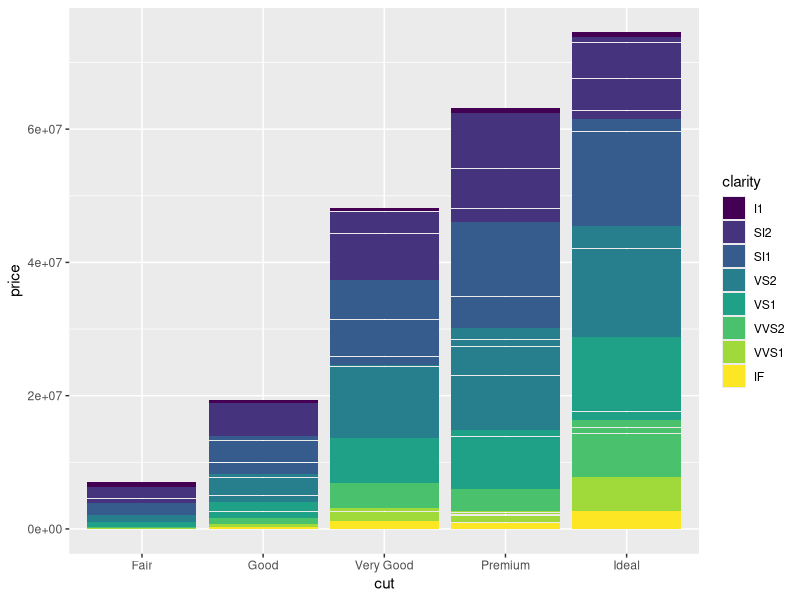
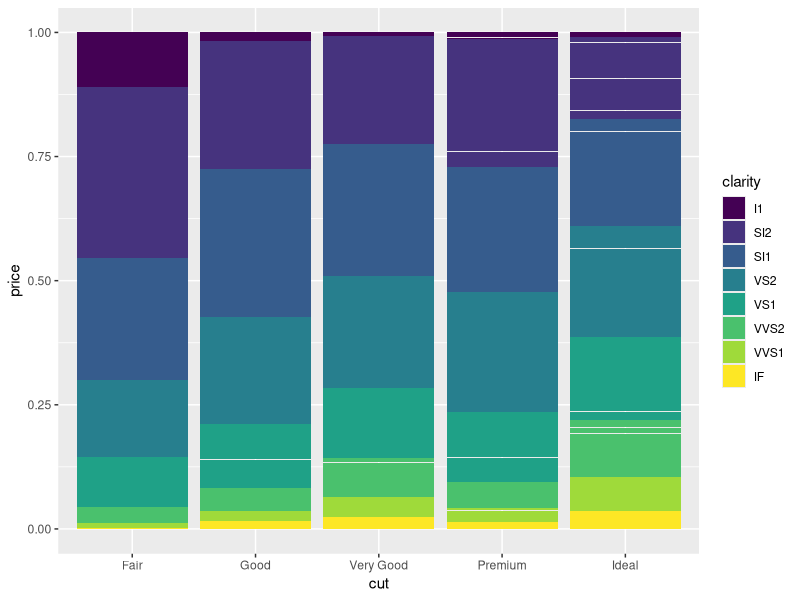
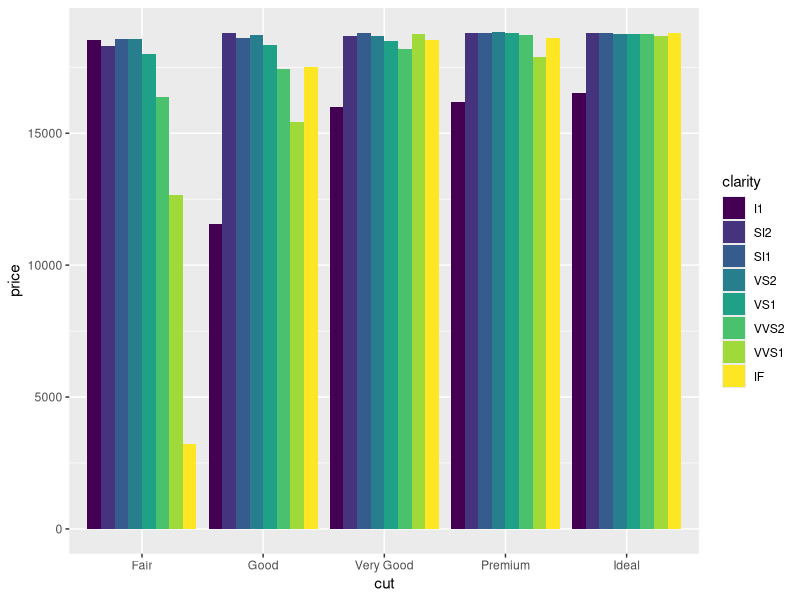
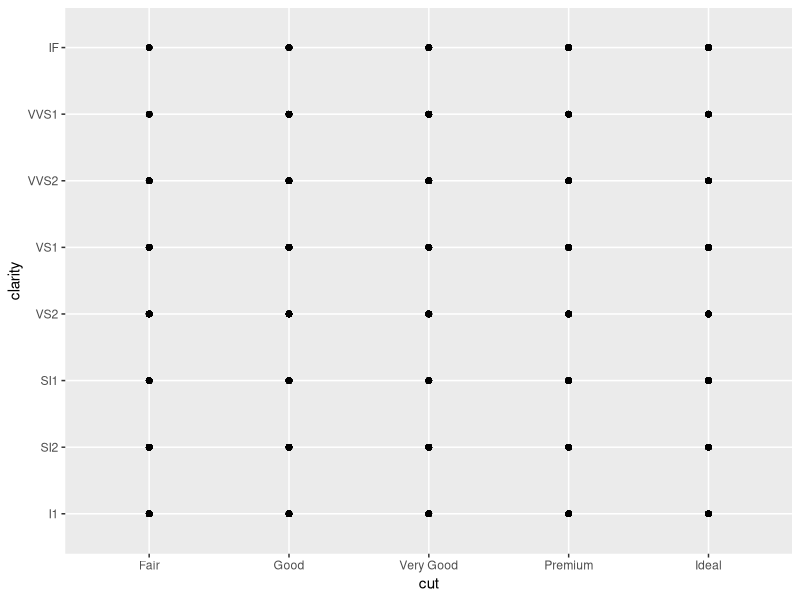
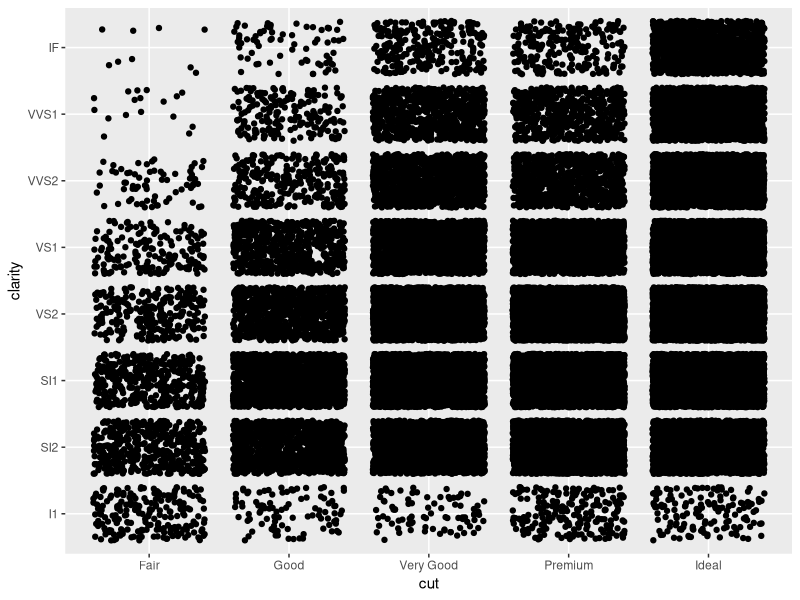
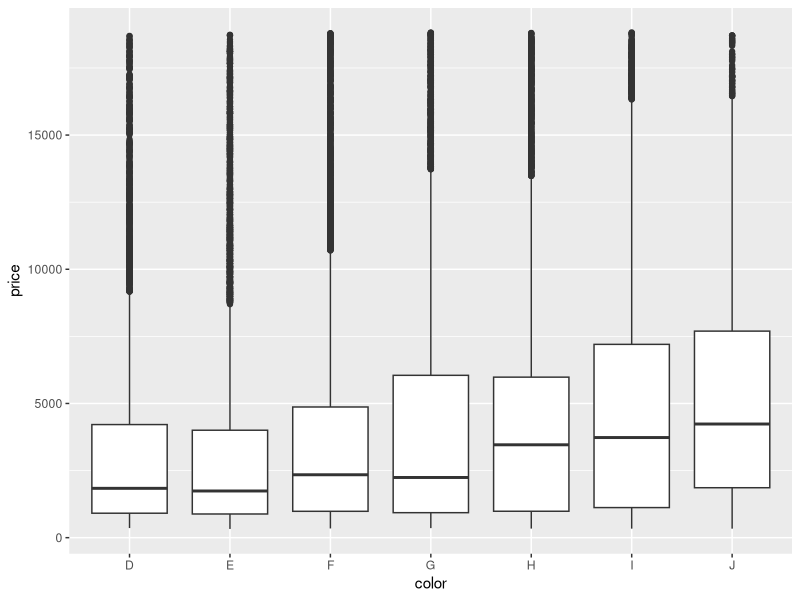
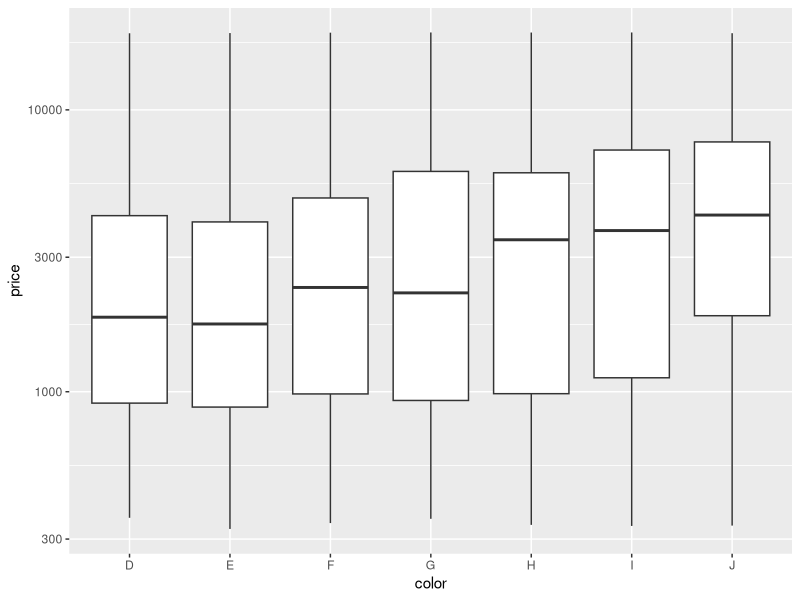
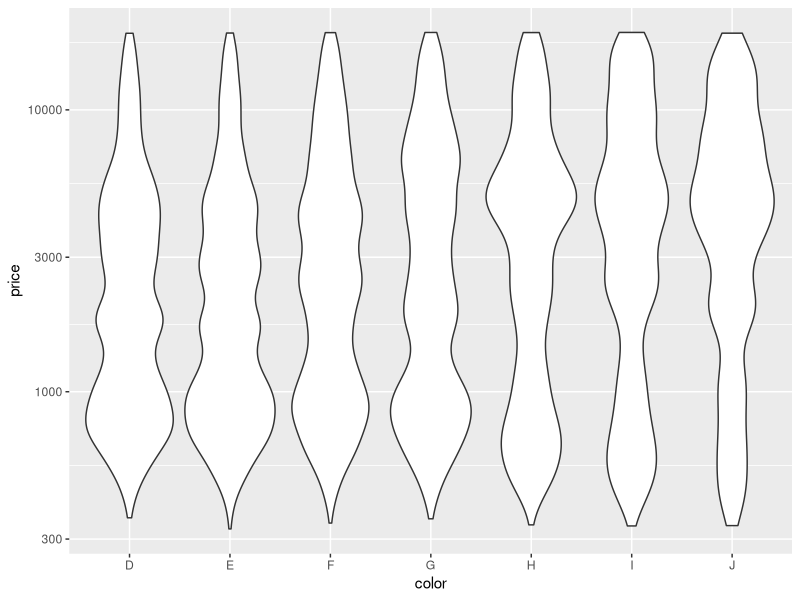

Source code (R) for these figures, in order:
# Exercise 2: advanced ggplot2 practice

# Install and load the `ggplot2` package
#install.packages('ggplot2')
library("ggplot2")

# For this exercise you will again be working with the `diamonds` data set.
# Use `?diamonds` to review details about this data set
?diamonds

## Position Adjustments

# Draw a column (bar) chart of diamonds cuts by price, with each bar filled by 
# clarity. You should see a _stacked_ bar chart.
ggplot(data = diamonds) +
  geom_col(mapping = aes(x = cut, y = price, fill = clarity))


# Draw the same chart again, but with each element positioned to "fill" the y axis
ggplot(data = diamonds) +
  geom_col(mapping = aes(x = cut, y = price, fill = clarity), position = "fill")


# Draw the same chart again, but with each element positioned to "dodge" each other
ggplot(data = diamonds) +
  geom_col(mapping = aes(x = cut, y = price, fill = clarity), position = "dodge")



# Draw a plot with point geometry with the x-position mapped to `cut` and the 
# y-position mapped to `clarity`
# This creates a "grid" grouping the points
ggplot(data = diamonds) +
  geom_point(mapping = aes(x = cut, y = clarity))


# Use the "jitter" position adjustment to keep the points from all overlapping!
# (This works a little better with a sample of diamond data, such as from the 
# previous exercise).
ggplot(data = diamonds) +
  geom_point(mapping = aes(x = cut, y = clarity), position = "jitter")


## Scales

# Draw a "boxplot" (with `geom_boxplot`) for the diamond's price (y) by color (x)
ggplot(data = diamonds) +
  geom_boxplot(mapping = aes(x = color, y = price))


# This has a lot of outliers, making it harder to read. To fix this, draw the 
# same plot but with a _logarithmic_ scale for the y axis.
ggplot(data = diamonds) +
  geom_boxplot(mapping = aes(x = color, y = price)) +
  scale_y_log10()


# For another version, draw the same plot but with `violin` geometry instead of 
# `boxplot` geometry!
# How does the logarithmic scale change the data presentation?
ggplot(data = diamonds) +
  geom_violin(mapping = aes(x = color, y = price)) +
  scale_y_log10()


# Another interesting plot: draw a plot of the diamonds price (y) by carat (x), 
# using a heatmap of 2d bins (geom_bin2d)
# What happens when you make the x and y channels scale logarithmically?
ggplot(data = diamonds) +
  geom_bin2d(mapping = aes(x = carat, y = price)) +
  scale_x_log10() +
  scale_y_log10()


# Draw a scatter plot for the diamonds price (y) by carat (x). Color each point
# by the clarity (Remember, this will take a while. Use a sample of the diamonds 
# for faster results)
ggplot(data = diamonds) +
  geom_point(mapping = aes(x = carat, y = price, color = clarity))

# Change the color of the previous plot using a ColorBrewer scale of your choice. 
# What looks nice?
ggplot(data = diamonds) +
  geom_point(mapping = aes(x = carat, y = price, color = clarity)) +
  scale_color_brewer(palette = "Spectral")



## Coordinate Systems

# Draw a bar chart with x-position and fill color BOTH mapped to cut
# For best results, SET the `width` of the geometry to be 1 (fill plot, no space
# between)
# TIP: You can save the plot to a variable for easier modifications
bar <- ggplot(data = diamonds) +
  geom_bar(mapping = aes(x = cut, fill = cut), width = 1)
bar


# Draw the same chart, but with the coordinate system flipped
bar + coord_flip()


# Draw the same chart, but in a polar coordinate system. It's a Coxcomb chart!

bar + coord_polar()

## Facets

# Take the scatter plot of price by carat data (colored by clarity) and add 
# _facets_ based on the diamond's `color`
ggplot(data = diamonds) +
  geom_point(mapping = aes(x = carat, y = price, color = clarity)) +
  scale_color_brewer(palette = "Spectral") +
  facet_wrap(~ color)


## Saving Plots

# Use the `ggsave()` function to save the current (recent) plot to disk.
# Name the output file "my-plot.png".
# Make sure you've set the working directory!!
ggsave("my-plot.png")
